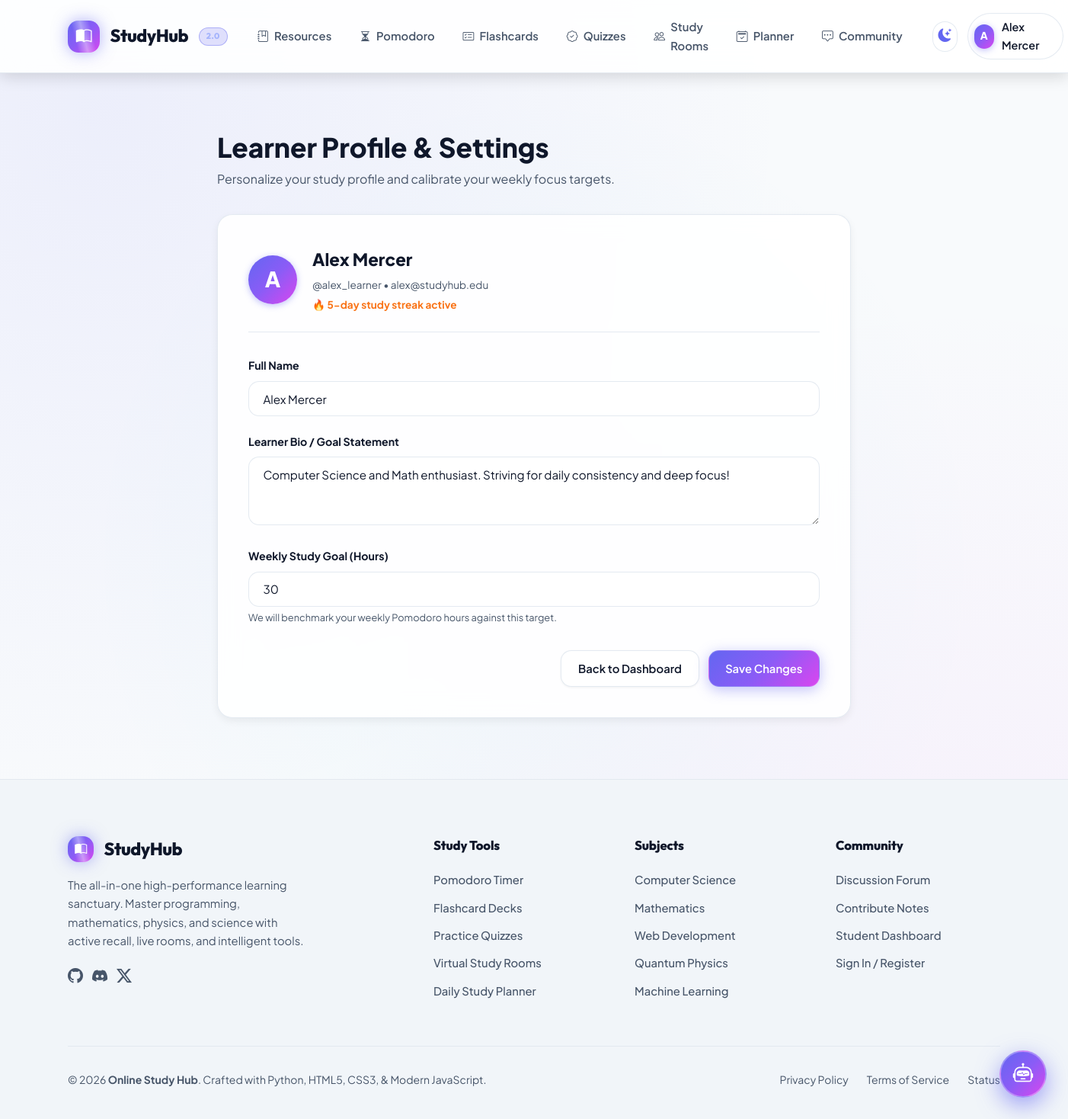
Screenshot of /profile (signed in) with the database file from the repository.
### tables this page shows
CREATE TABLE users (
        id INTEGER PRIMARY KEY AUTOINCREMENT,
        username TEXT UNIQUE NOT NULL,
        email TEXT UNIQUE NOT NULL,
        password_hash TEXT NOT NULL,
        full_name TEXT,
        avatar TEXT DEFAULT 'avatar-1',
        bio TEXT,
        study_goal_hours INTEGER DEFAULT 25,
        streak_days INTEGER DEFAULT 3,
        total_study_minutes INTEGER DEFAULT 740,
        created_at TIMESTAMP DEFAULT CURRENT_TIMESTAMP
    );

### app.py (the view, shortened to what this page needs)
@app.route('/profile', methods=['GET', 'POST'])
def profile():
    user_id = session.get('user_id')
    if not user_id:
        return redirect(url_for('login'))
    user = models.get_user_by_id(user_id)
    user_stats = models.get_user_stats(user_id)
    return render_template('profile.html', user=user, stats=user_stats)

### app.py (called while the page is built)
@app.context_processor
def inject_global_data():
    current_user = None
    user_id = session.get('user_id')
    if user_id:
        current_user = models.get_user_by_id(user_id)
        if not current_user:
            session.pop('user_id', None)
    platform_stats = models.get_platform_stats()
    return {
        'current_user': current_user,
        'platform_stats': platform_stats,
        'app_name': 'StudyHub',
        'subjects_list': [
            'Computer Science', 'Mathematics', 'Physics', 'Data Science',
            'Web Development', 'Engineering', 'Literature', 'General Study'
        ]
    }

### database.py (called while the page is built)
def get_db():
    conn = sqlite3.connect(DB_PATH)
    conn.row_factory = sqlite3.Row
    return conn

### models.py (called while the page is built)
def get_user_by_id(user_id):
    conn = get_db()
    user = conn.execute("SELECT * FROM users WHERE id = ?", (user_id,)).fetchone()
    conn.close()
    return user

def get_platform_stats():
    conn = get_db()
    total_users = conn.execute("SELECT COUNT(*) FROM users").fetchone()[0]
    total_resources = conn.execute("SELECT COUNT(*) FROM resources").fetchone()[0]
    total_decks = conn.execute("SELECT COUNT(*) FROM flashcard_decks").fetchone()[0]
    total_quizzes = conn.execute("SELECT COUNT(*) FROM quizzes").fetchone()[0]
    total_rooms = conn.execute("SELECT COUNT(*) FROM study_rooms").fetchone()[0]
    conn.close()
    return {
        "users": total_users + 1240, # Add social proof baseline
        "resources": total_resources,
        "decks": total_decks,
        "quizzes": total_quizzes,
        "rooms": total_rooms,
        "study_hours": 14850
    }

### templates/profile.html (shortened to what this page needs)
{% extends "base.html" %}
{% block content %}
<div class="container container-narrow" style="padding: 3rem 1.5rem 5rem;">
  <div style="margin-bottom: 2rem;">
    <h1 style="font-size: 2.2rem; font-weight: 800;">Learner Profile &amp; Settings</h1>
    <p style="color: var(--text-muted);">
      Personalize your study profile and calibrate your weekly focus targets.
    </p>
  </div>
  <div class="card" style="padding: 2.5rem;">
    <div style="display: flex; align-items: center; gap: 1.25rem; margin-bottom: 2rem; padding-bottom: 1.5rem; border-bottom: 1px solid var(--border-subtle);">
      <div class="avatar-circle" style="width: 64px; height: 64px; font-size: 1.75rem;">
        {{ user['username'][0]|upper }}
      </div>
      <div>
        <h2 style="font-size: 1.4rem; font-weight: 800; margin: 0;">{{ user['full_name'] or user['username'] }}</h2>
        <div style="font-size: 0.85rem; color: var(--text-muted); margin-top: 0.25rem;">
          @{{ user['username'] }} &bull; {{ user['email'] }}
        </div>
        <div style="font-size: 0.85rem; color: #f97316; font-weight: 700; margin-top: 0.25rem;">
          🔥 {{ user['streak_days'] }}-day study streak active
        </div>
      </div>
    </div>
    <form method="POST" action="{{ url_for('profile') }}">
      <div class="form-group">
        <label class="form-label">Full Name</label>
        <input type="text" name="full_name" class="form-control" value="{{ user['full_name'] or '' }}" placeholder="Your Name" required>
      </div>
      <div class="form-group">
        <label class="form-label">Learner Bio / Goal Statement</label>
        <textarea name="bio" class="form-control" style="min-height: 90px;" placeholder="What are your academic or career aspirations?">{{ user['bio'] or '' }}</textarea>
      </div>
      <div class="form-group">
        <label class="form-label">Weekly Study Goal (Hours)</label>
        <input type="number" name="study_goal_hours" class="form-control" min="1" max="100" value="{{ user['study_goal_hours'] or 20 }}" required>
        <small style="color: var(--text-muted); font-size: 0.8rem; margin-top: 0.25rem; display: block;">
          We will benchmark your weekly Pomodoro hours against this target.
        </small>
      </div>
      <div style="display: flex; justify-content: flex-end; gap: 0.75rem; margin-top: 2rem;">
        <a href="{{ url_for('dashboard') }}" class="btn btn-secondary">Back to Dashboard</a>
        <button type="submit" class="btn btn-primary">Save Changes</button>
      </div>
    </form>
  </div>
</div>
{% endblock %}

### templates/base.html (shortened to what this page needs)
<!DOCTYPE html>
<html lang="en" data-theme="light">
<head>
  <link rel="stylesheet" href="https://cdn.jsdelivr.net/npm/bootstrap-icons@1.11.3/font/bootstrap-icons.min.css">
  <link rel="stylesheet" href="{{ url_for('static', filename='css/style.css') }}">
  <link rel="stylesheet" href="{{ url_for('static', filename='css/components.css') }}">
</head>
<body>
  <nav class="navbar">
    <div class="container navbar-inner">
      <a href="{{ url_for('index') }}" class="nav-brand">
        <div class="brand-icon">
          <i class="bi bi-book-half"></i>
        </div>
        <span>StudyHub</span>
        <span class="brand-badge">2.0</span>
      </a>
      <ul class="nav-links" id="navLinks">
        <li><a href="{{ url_for('resources') }}" class="nav-link"><i class="bi bi-journal-bookmark"></i> Resources</a></li>
        <li><a href="{{ url_for('pomodoro') }}" class="nav-link"><i class="bi bi-hourglass-split"></i> Pomodoro</a></li>
        <li><a href="{{ url_for('flashcards') }}" class="nav-link"><i class="bi bi-card-checklist"></i> Flashcards</a></li>
        <li><a href="{{ url_for('quizzes') }}" class="nav-link"><i class="bi bi-patch-check"></i> Quizzes</a></li>
        <li><a href="{{ url_for('rooms') }}" class="nav-link"><i class="bi bi-people"></i> Study Rooms</a></li>
        <li><a href="{{ url_for('planner') }}" class="nav-link"><i class="bi bi-calendar2-check"></i> Planner</a></li>
        <li><a href="{{ url_for('community') }}" class="nav-link"><i class="bi bi-chat-square-dots"></i> Community</a></li>
      </ul>
      <div class="nav-actions">
        <button type="button" class="btn-theme-toggle" id="themeToggleBtn" title="Toggle Dark/Light Mode">
        </button>
        {% if current_user %}
          <a href="{{ url_for('dashboard') }}" class="user-menu-pill">
            <div class="avatar-circle">
              {{ current_user['username'][0]|upper }}
            </div>
            <span style="font-weight: 600; font-size: 0.9rem;">{{ current_user['full_name'] or current_user['username'] }}</span>
          </a>
        {% endif %}
      </div>
    </div>
  </nav>
  <main style="flex: 1;">
    {% block content %}{% endblock %}
  </main>
  <button type="button" class="edubot-toggle-btn" id="edubotToggleBtn" title="Chat with AI Study Buddy">
    <i class="bi bi-robot"></i>
  </button>
  <footer class="footer">
    <div class="container">
      <div class="footer-grid">
        <div class="footer-col">
          <div class="nav-brand" style="margin-bottom: 1rem;">
            <div class="brand-icon" style="width: 34px; height: 34px; font-size: 1rem;">
              <i class="bi bi-book-half"></i>
            </div>
            <span>StudyHub</span>
          </div>
          <p style="margin-bottom: 1rem; max-width: 320px;">
            The all-in-one high-performance learning sanctuary. Master programming, mathematics, physics, and science with active recall, live rooms, and intelligent tools.
          </p>
          <div style="display: flex; gap: 0.75rem; font-size: 1.25rem;">
            <a href="#" style="color: var(--text-muted);"><i class="bi bi-github"></i></a>
            <a href="#" style="color: var(--text-muted);"><i class="bi bi-discord"></i></a>
            <a href="#" style="color: var(--text-muted);"><i class="bi bi-twitter-x"></i></a>
          </div>
        </div>
        <div class="footer-col">
          <h4>Study Tools</h4>
          <ul class="footer-links">
            <li><a href="{{ url_for('pomodoro') }}">Pomodoro Timer</a></li>
            <li><a href="{{ url_for('flashcards') }}">Flashcard Decks</a></li>
            <li><a href="{{ url_for('quizzes') }}">Practice Quizzes</a></li>
            <li><a href="{{ url_for('rooms') }}">Virtual Study Rooms</a></li>
            <li><a href="{{ url_for('planner') }}">Daily Study Planner</a></li>
          </ul>
        </div>
        <div class="footer-col">
          <h4>Subjects</h4>
          <ul class="footer-links">
            <li><a href="{{ url_for('resources', subject='Computer Science') }}">Computer Science</a></li>
            <li><a href="{{ url_for('resources', subject='Mathematics') }}">Mathematics</a></li>
            <li><a href="{{ url_for('resources', subject='Web Development') }}">Web Development</a></li>
            <li><a href="{{ url_for('resources', subject='Physics') }}">Quantum Physics</a></li>
            <li><a href="{{ url_for('resources', subject='Data Science') }}">Machine Learning</a></li>
          </ul>
        </div>
        <div class="footer-col">
          <h4>Community</h4>
          <ul class="footer-links">
            <li><a href="{{ url_for('community') }}">Discussion Forum</a></li>
            <li><a href="{{ url_for('new_resource') }}">Contribute Notes</a></li>
            <li><a href="{{ url_for('dashboard') }}">Student Dashboard</a></li>
            <li><a href="{{ url_for('login') }}">Sign In / Register</a></li>
          </ul>
        </div>
      </div>
      <div class="footer-bottom">
        <div>&copy; 2026 <strong>Online Study Hub</strong>. Crafted with Python, HTML5, CSS3, & Modern JavaScript.</div>
        <div style="display: flex; gap: 1.5rem;">
          <a href="#" style="color: var(--text-muted);">Privacy Policy</a>
          <a href="#" style="color: var(--text-muted);">Terms of Service</a>
          <a href="#" style="color: var(--text-muted);">Status</a>
        </div>
      </div>
    </div>
  </footer>
</body>
</html>

### static/css/components.css (style rules this page uses)
.edubot-toggle-btn { position: fixed; bottom: 28px; right: 28px; width: 62px; height: 62px; border-radius: var(--radius-full); background: var(--primary-gradient); color: #fff; border: 2px solid rgba(255, 255, 255, 0.3); font-size: 1.65rem; display: flex; align-items: center; justify-content: center; box-shadow: 0 10px 30px rgba(99, 102, 241, 0.6); cursor: pointer; z-index: 9999; transition: transform 0.3s cubic-bezier(0.175, 0.885, 0.32, 1.275); }

### rows the page displays
users: username "A", full_name "Alex Mercer", username "alex_learner", email "alex@studyhub.edu", streak_days "5", bio "Computer Science and Math enthusiast. Striving for daily consistency and deep focus!", study_goal_hours "30"
